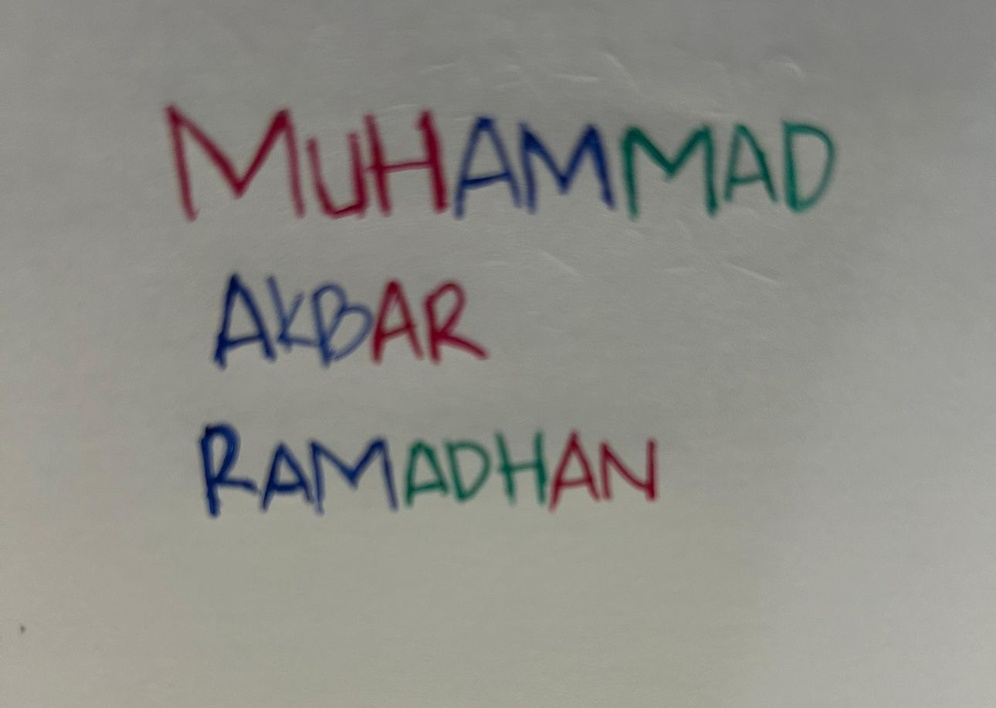
#> input picture akbar.jpg, 996 x 708 px, shrunk from 1290 x 917 before the run
$ jupyter execute '202031275_Muhammad Akbar Ramadhan_UTS.ipynb'   (shell and % lines are left out)
#> lines starting #> are read from the running program, lines starting #| are printed output that depends on the picture; after the words box and inside, x2 and y2 are one past the last pixel; in counts of white or black regions, pixels touching at a corner belong together
[cell 1]
import cv2
import matplotlib.pyplot as plt
import matplotlib.image as img
import numpy as np

# Membaca Gambar

[cell 2]
img = img.imread("akbar.jpg")
#> img is the input picture: shape (708, 996, 3); mean R, G, B 142.4, 141.8, 135.8
plt.imshow(img)

[cell 3]
img.shape
#> Out = (708, 996, 3)

[cell 4]
img_contrast = cv2.cvtColor(img, cv2.COLOR_BGR2RGB)

# Membuat Baris Dan Kolom

[cell 5]
[baris, kolom] = img.shape[:2]
#> baris = 708; kolom = 996

# 1. Deteksi Warna Pada Citra

## Plot Warna

[cell 6]
b = img[:,:,0]
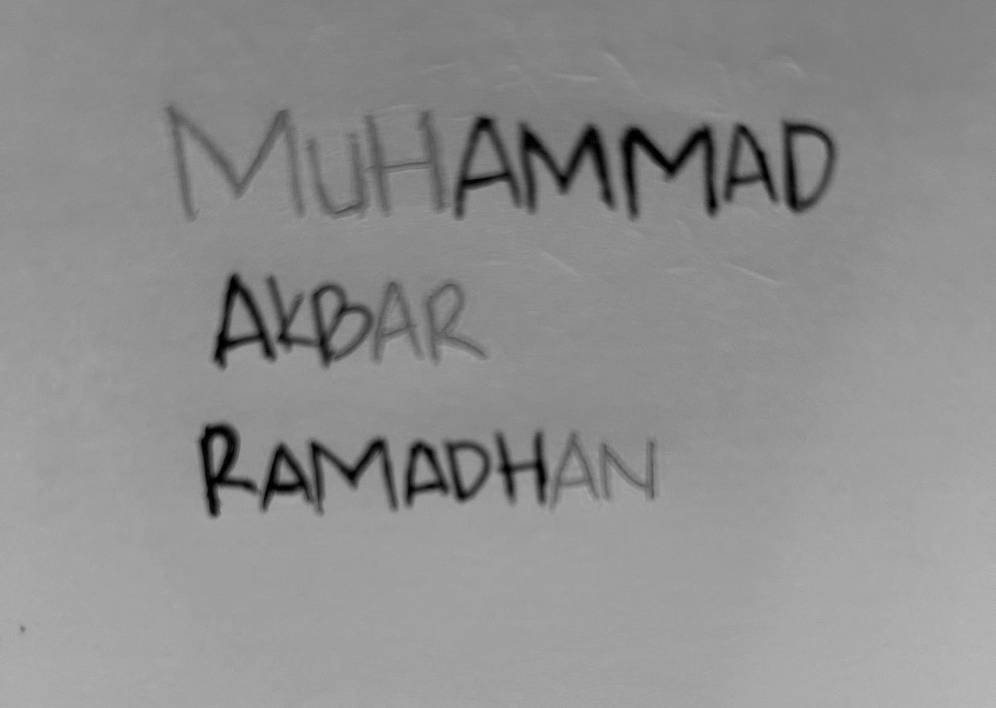
#> b: shape (708, 996); min 0, max 185, mean 142.4
g = img[:,:,1]
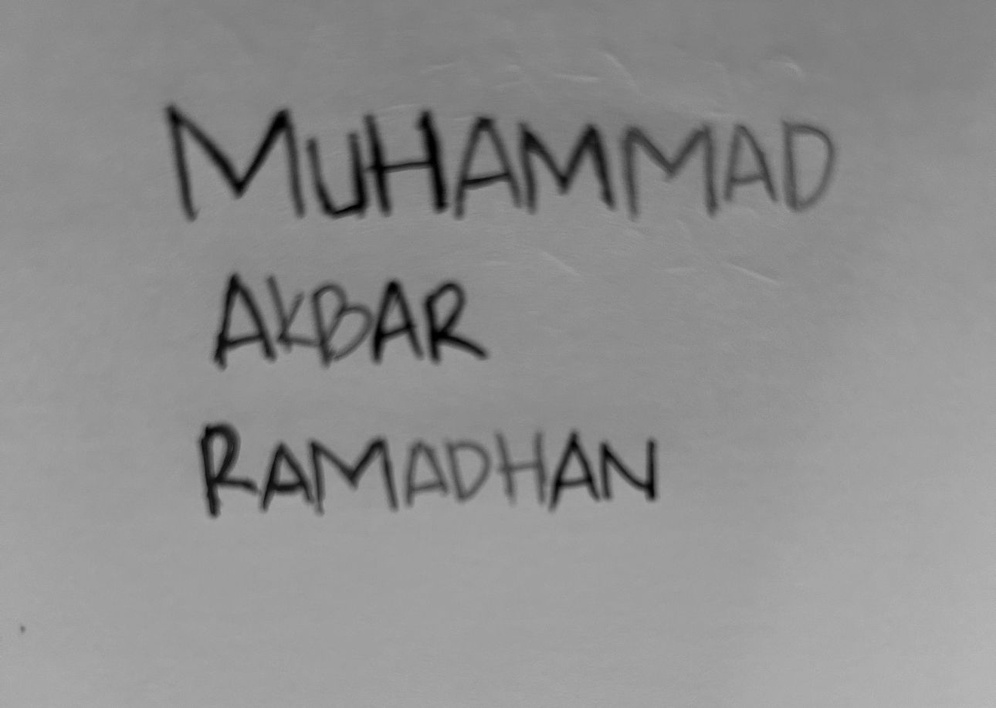
#> g: shape (708, 996); min 0, max 185, mean 141.8
r = img[:,:,2]

[cell 7]
# Membuat plot untuk setiap saluran warna
plt.figure(figsize=(12, 6))

# Plot saluran warna merah (R)
plt.subplot(141)
plt.imshow(img)
plt.title('Contrast')
plt.axis('off')

# Plot saluran warna merah (R)
plt.subplot(142)
plt.imshow(r, cmap='gray')
plt.title('(R)')
plt.axis('off')

# Plot saluran warna hijau (G)
plt.subplot(143)
plt.imshow(g, cmap='gray')
plt.title('(G)')
plt.axis('off')

# Plot saluran warna biru (B)
plt.subplot(144)
plt.imshow(b, cmap='gray')
plt.title('(B)')
plt.axis('off')

# Menampilkan plot
plt.tight_layout()
plt.show()
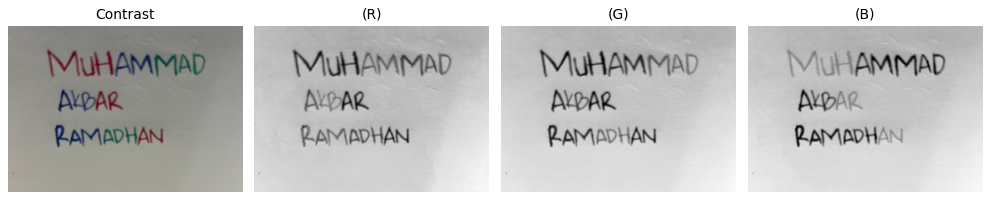
#> figure drawn by matplotlib, 4 panels

## 2. Histogram

[cell 8]
fig, axs = plt.subplots(2,2, figsize=(15,5))
axs[0,0].hist(img_contrast.ravel(), 256, [0,256])
axs[0, 0].set_title('Histogram Gambar Asli')


axs[0,1].hist(r.ravel(), 256, [0,256])
axs[0, 1].set_title('Histogram Red')


axs[1,0].hist(g.ravel(), 256, [0,256])
axs[1, 0].set_title('Histogram Green')


axs[1,1].hist(b.ravel(), 256, [0,256])
axs[1, 1].set_title('Histogram Blue')

plt.show()
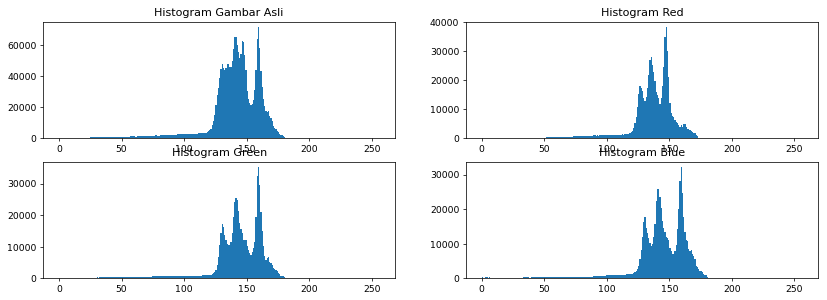
#> figure drawn by matplotlib, 4 panels; panel 1: tallest bar 71722 high, from x = 159 to 160; panel 2: tallest bar 38299 high, from x = 147 to 148; panel 3: tallest bar 35170 high, from x = 159 to 160; panel 4: tallest bar 32128 high, from x = 159 to 160

# Batas Citra

[cell 9]
img_akbar = cv2.imread('akbar.jpg')

hsv = cv2.cvtColor(img_akbar, cv2.COLOR_BGR2HSV)
#> hsv: shape (708, 996, 3); mean H, S, V 37.8, 20.9, 144.6

l_biru = np.array([10,75,75])
u_biru = np.array([145,255,255])

l_hijau = np.array([5,50,50])
u_hijau = np.array([90,255,255])

l_merah = np.array([0,50,50])
u_merah = np.array([15,255,255])

l_merah_s = np.array([165,50,100])
u_merah_s = np.array([250,255,255])

biru_masking = cv2.inRange(hsv,l_biru,u_biru)
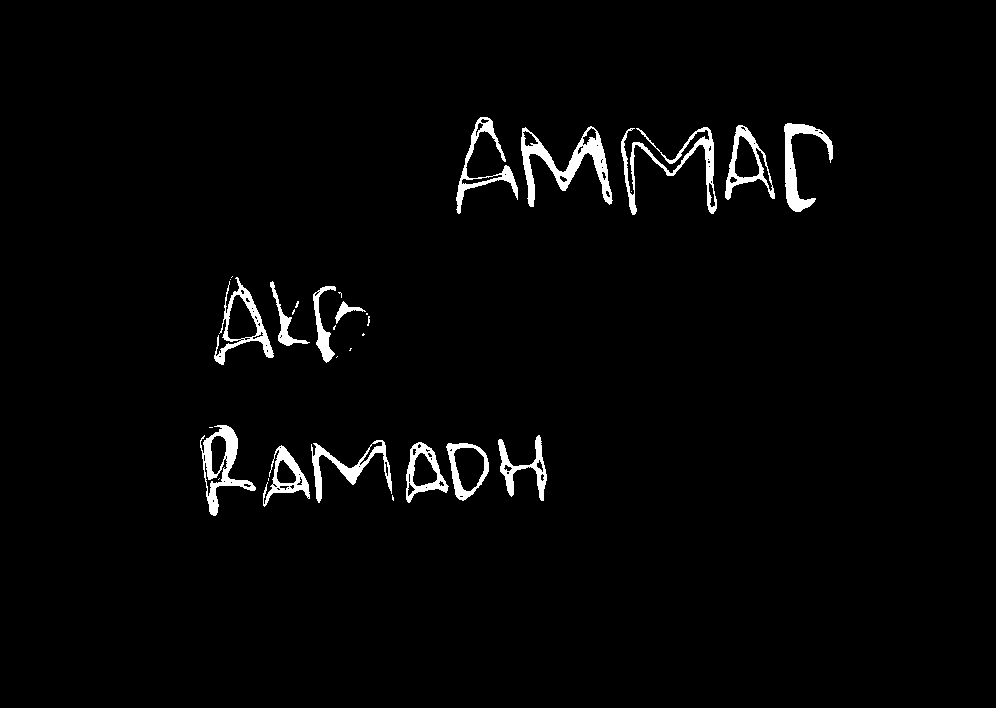
#> biru_masking: shape (708, 996); 2.3% white; 31 white regions (16 under 20 px), largest, box (x1, y1, x2, y2) and area: (521, 126, 613, 207) 2200, (621, 127, 717, 215) 1685, (200, 425, 256, 516) 1559
hijau_masking = cv2.inRange(hsv,l_hijau,u_hijau)
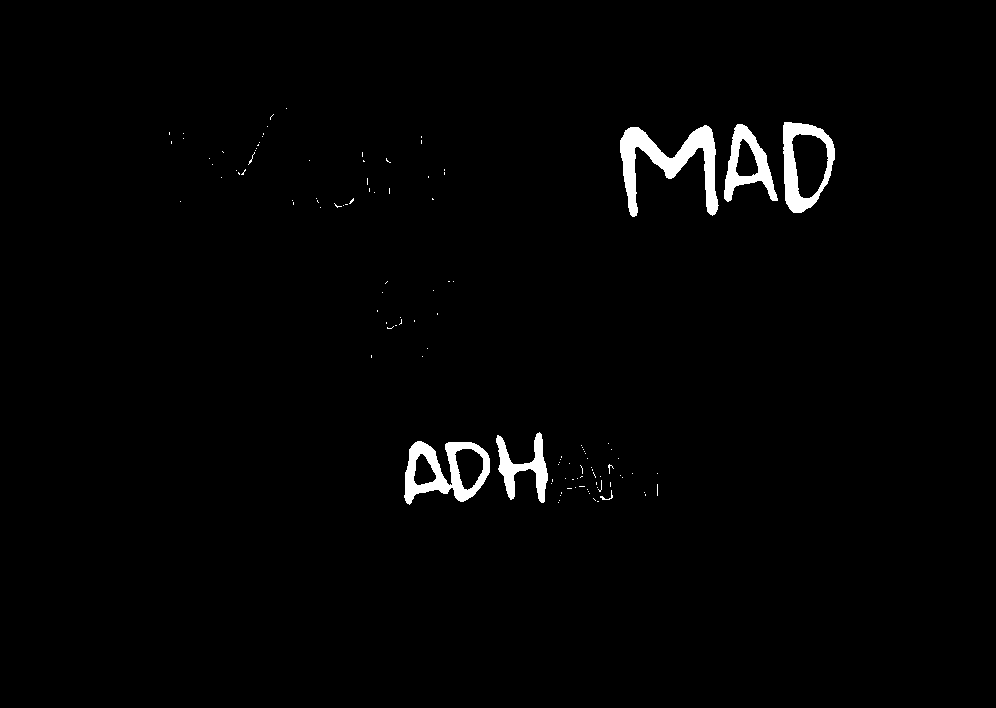
#> hijau_masking: shape (708, 996); 1.6% white; 116 white regions (110 under 20 px), largest, box (x1, y1, x2, y2) and area: (620, 125, 719, 217) 3359, (404, 441, 490, 505) 2481, (783, 122, 835, 213) 2006, (724, 124, 778, 202) 1660, (496, 432, 548, 503) 1428, (600, 490, 613, 500) 32

merah_masking = cv2.inRange(hsv,l_merah,u_merah)
#> merah_masking: shape (708, 996); 0.33% white in thin lines or dots, all inside (x1, y1, x2, y2) = (165, 108, 658, 510)
merah_masking2 = cv2.inRange(hsv,l_merah_s,u_merah_s)
#> merah_masking2: shape (708, 996); 1.8% white; 11 white regions (5 under 20 px), largest, box (x1, y1, x2, y2) and area: (306, 110, 449, 219) 4021, (165, 105, 305, 220) 3682, (422, 282, 487, 362) 1751, (370, 279, 422, 362) 1339, (600, 439, 656, 500) 1101, (551, 432, 599, 505) 977
merah_masking = cv2.bitwise_or(merah_masking, merah_masking2)
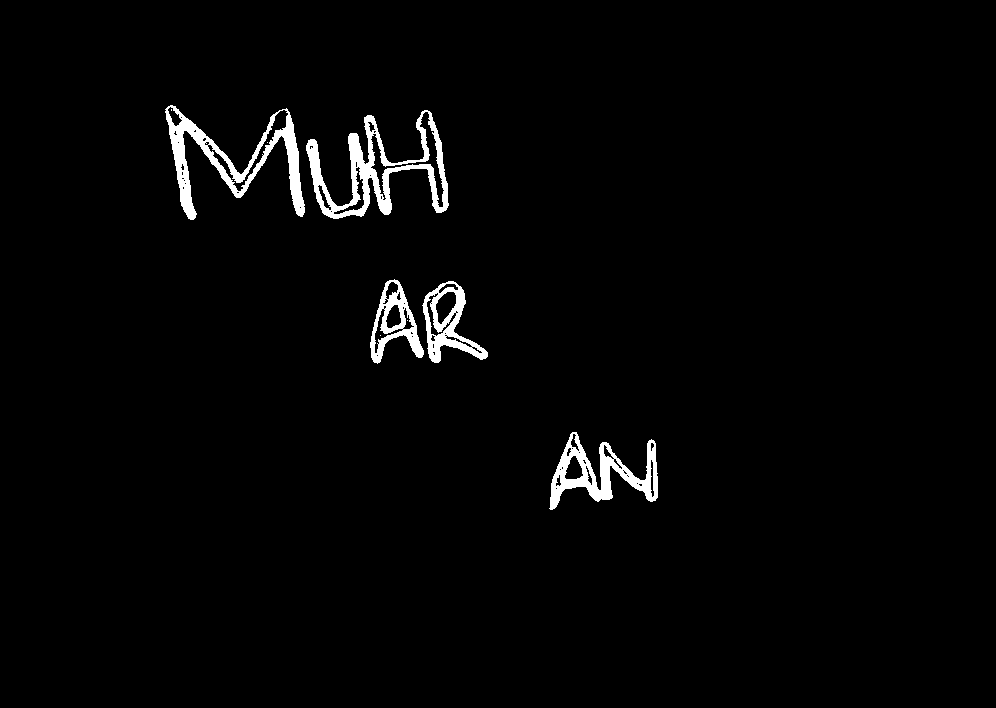
#> merah_masking: shape (708, 996); 2.2% white; 9 white regions (4 under 20 px), largest, box (x1, y1, x2, y2) and area: (306, 110, 449, 219) 4491, (165, 105, 305, 220) 4115, (549, 432, 658, 510) 3031, (422, 281, 488, 363) 1929, (370, 279, 424, 364) 1651

[cell 10]
plt.subplot(2,2,1)
plt.imshow(cv2.cvtColor(img_akbar, cv2.COLOR_BGR2RGB))
plt.title("Gambar Asli")

plt.subplot(2,2,2)
plt.imshow(merah_masking, cmap='gray')
plt.title("Merah")

plt.subplot(2,2,3)
plt.imshow(hijau_masking, cmap='gray')
plt.title("Hijau")

plt.subplot(2,2,4)
plt.imshow(biru_masking, cmap='gray')
plt.title("Biru")

$ run again, with ss_hp.jpg copied over akbar.jpg
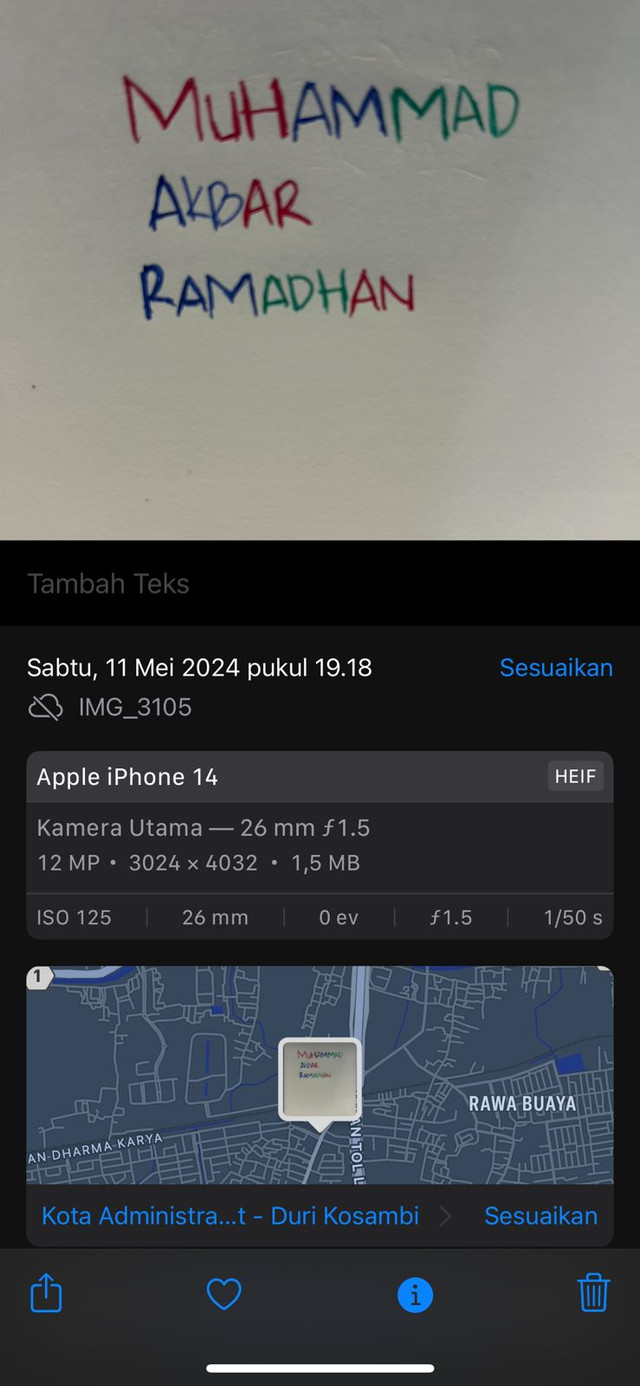
#> input picture ss_hp.jpg, 640 x 1386 px
#> img is the input picture: shape (1386, 640, 3); mean R, G, B 82.5, 85.3, 86.2
#> hsv: shape (1386, 640, 3); mean H, S, V 57.2, 30.9, 90.5
#> `biru_masking = cv2.inRange(hsv,l_biru,u_biru)`:
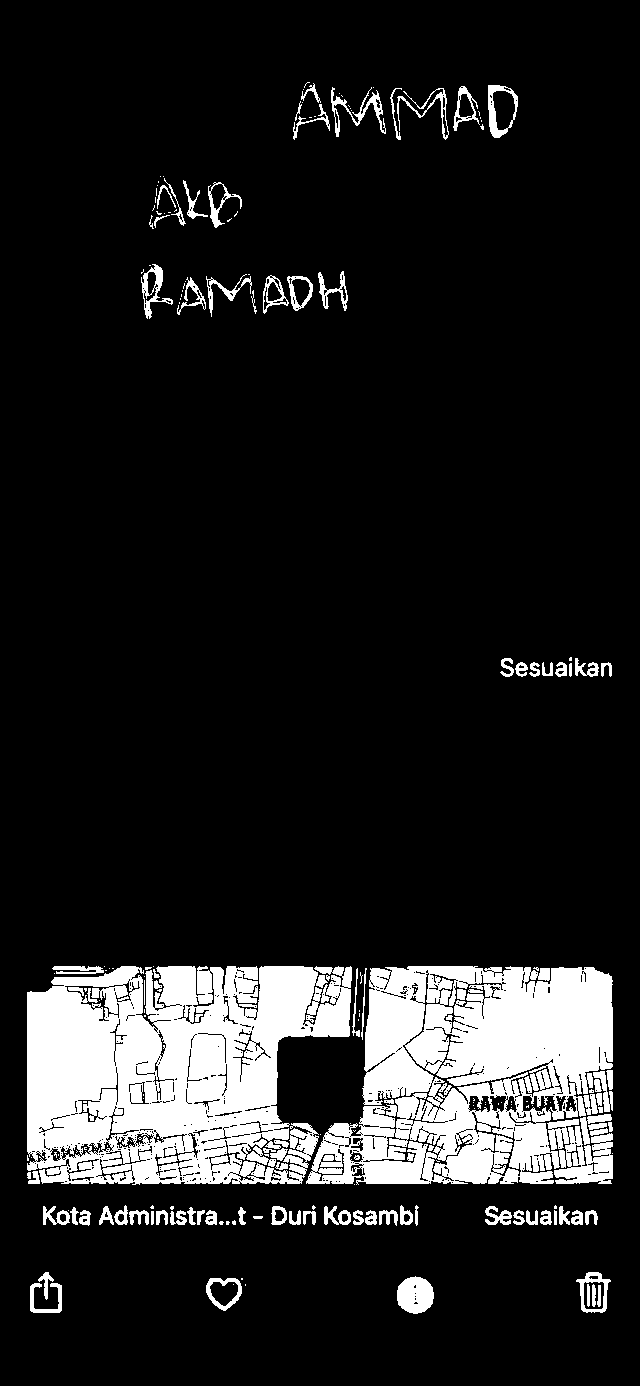
#> biru_masking: shape (1386, 640); 13.1% white; 212 white regions (109 under 20 px), largest, box (x1, y1, x2, y2) and area: (27, 966, 352, 1185) 53014, (306, 966, 613, 1185) 46723, (397, 1276, 434, 1314) 1079
#> hijau_masking: shape (1386, 640); 0.51% white; 220 white regions (215 under 20 px), largest, box (x1, y1, x2, y2) and area: (390, 87, 451, 141) 1260, (262, 275, 314, 315) 963, (487, 84, 519, 139) 786, (453, 85, 485, 132) 600, (317, 270, 349, 313) 569
#> merah_masking2: shape (1386, 640); 0.41% white in thin lines or dots, all inside (x1, y1, x2, y2) = (122, 76, 414, 1067)
#> `merah_masking = cv2.bitwise_or(merah_masking, merah_masking2)`:
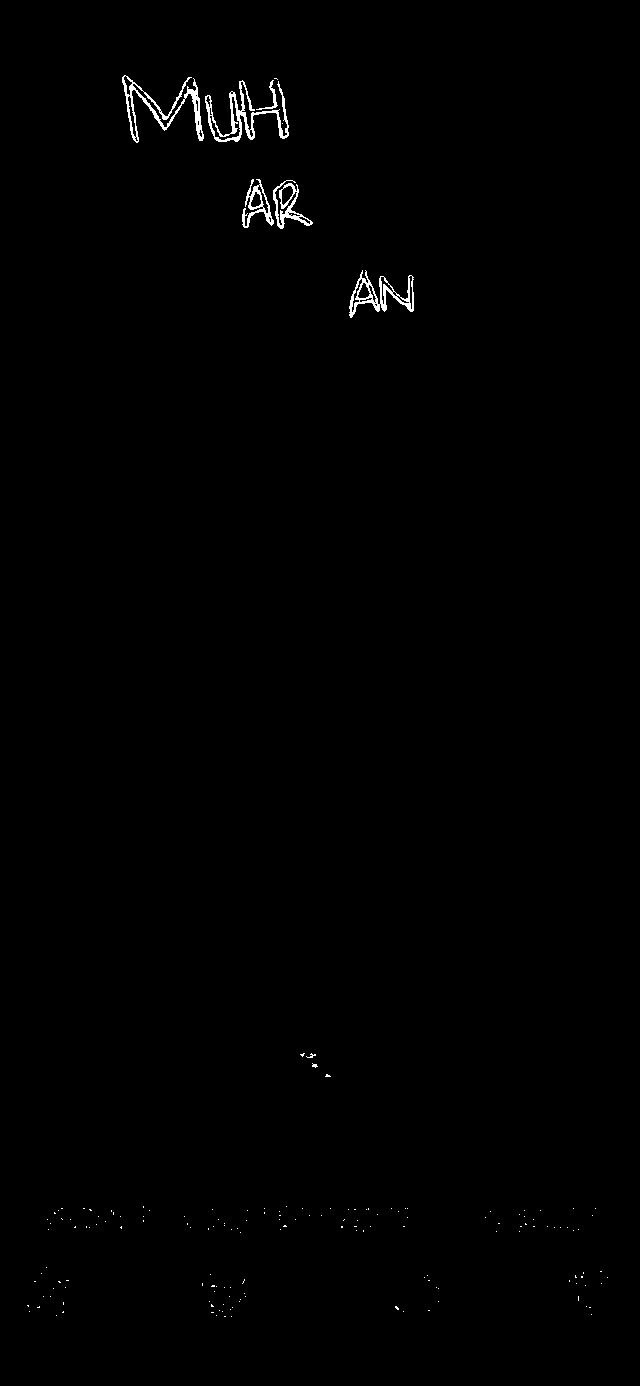
#> merah_masking: shape (1386, 640); 0.53% white in thin lines or dots, all inside (x1, y1, x2, y2) = (27, 75, 608, 1317)
